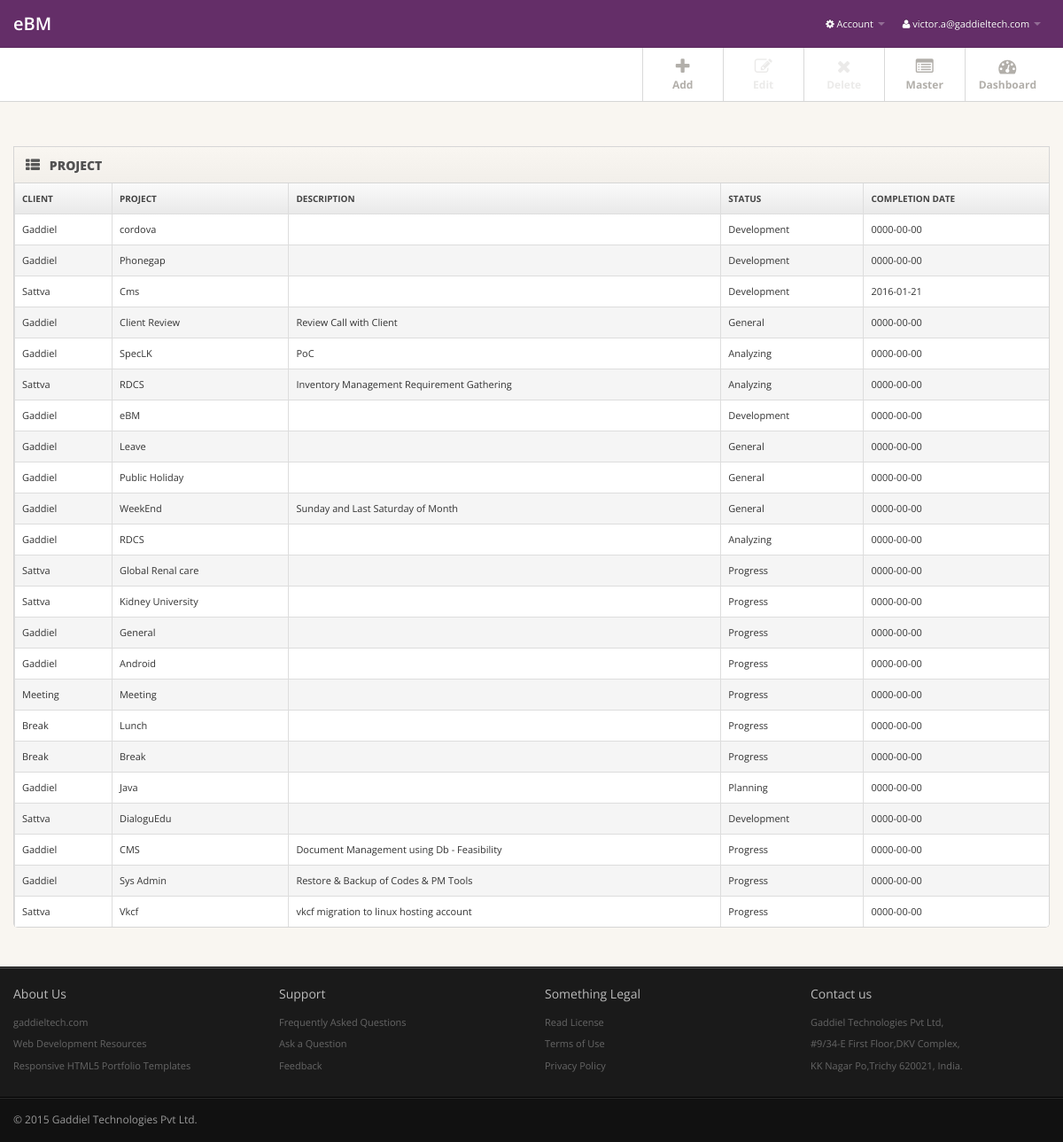
The app's page /project/project1.php (signed in) with its own data.
### tables this page shows
CREATE TABLE `ebm_client` (
  `CREATED_BY` varchar(60) NOT NULL DEFAULT '-1',
  `CREATED_DATE` date NOT NULL DEFAULT '0000-00-00',
  `UPDATED_BY` varchar(60) NOT NULL DEFAULT '-1',
  `UPDATED_DATE` timestamp NOT NULL DEFAULT CURRENT_TIMESTAMP ON UPDATE CURRENT_TIMESTAMP,
  `ID` int(10) NOT NULL AUTO_INCREMENT,
  `CLIENT_NAME` varchar(60) NOT NULL,
  `DESCRIPTION` varchar(260) DEFAULT NULL,
  UNIQUE KEY `CLIENT_NAME` (`CLIENT_NAME`),
  KEY `ID` (`ID`)
);

CREATE TABLE `ebm_project` (
  `CREATED_BY` varchar(60) NOT NULL DEFAULT '-1',
  `CREATED_DATE` date NOT NULL DEFAULT '0000-00-00',
  `UPDATED_BY` varchar(60) NOT NULL DEFAULT '-1',
  `UPDATED_DATE` timestamp NOT NULL DEFAULT CURRENT_TIMESTAMP ON UPDATE CURRENT_TIMESTAMP,
  `ID` int(10) NOT NULL AUTO_INCREMENT,
  `CLIENT_ID` int(10) NOT NULL,
  `PROJECT_NAME` varchar(60) NOT NULL,
  `DESCRIPTION` varchar(260) DEFAULT NULL,
  `STATUS_ID` int(10) NOT NULL,
  `DEADLINE` date NOT NULL,
  PRIMARY KEY (`ID`),
  KEY `CLIENT_ID` (`CLIENT_ID`),
  KEY `STATUS_ID` (`STATUS_ID`)
);

CREATE TABLE `ebm_status` (
  `CREATED_BY` varchar(60) NOT NULL DEFAULT '-1',
  `CREATED_DATE` date NOT NULL DEFAULT '0000-00-00',
  `UPDATED_BY` varchar(60) NOT NULL DEFAULT '-1',
  `UPDATED_DATE` timestamp NOT NULL DEFAULT CURRENT_TIMESTAMP ON UPDATE CURRENT_TIMESTAMP,
  `ID` int(10) NOT NULL AUTO_INCREMENT,
  `STATUS` varchar(60) NOT NULL,
  KEY `ID` (`ID`)
);

### project/project1.php (the view, shortened to what this page needs)
<?php include('../include/header.php'); ?>
<div class="subnavbar">
<div class="subnavbar-inner">
		<div class="container">
			<ul class="mainnav  pull-right">
			<li>
					<a href="#myModal" data-toggle="modal">
						<i class=" icon-plus "></i>
						<span>Add</span>
					</a>
				</li>
				<li>
					<a href="#" id="editIconIdDisable" >
						<i class="icon-edit" disabled="disabled"></i>
						<span class="txtdisable">Edit</span>
					</a>
				</li>
					<li>
						<a id="deleteIconIdDisabled" >
						<i class="icon-remove" disabled="disabled"  ></i>
						<span class="txtdisable">Delete</span>
					</a>
				</li>
                <li>
                <a  href="../dashboard/master.php" class="shortcut " >
						<i class="shortcut-icon icon-list-alt" ></i>
						<span id ="divShowId" class="shortcut-label">Master</span>
				</a>
                 </li>
				<li>
					<a href="../dashboard/dashboard.php">
						<i class="icon-dashboard"></i>
						<span>Dashboard</span>
					</a>
				</li>
			</ul>
		</div>
	</div>
</div>
<div class="main">
  <div class="main-inner">
    <div class="container">
      <div class="row">
	   <div class="span12">
	   </div>
        <div class="span12">
          <div class="widget widget-table action-table">
            <div class="widget-header"> <i class="icon-th-list"></i>
              <h3>PROJECT</h3>
            </div>
            <div class="widget-content">
              <table class="table table-bordered mytable1">
                <thead>
                  <tr>
					<th>CLIENT</th>
                    <th>PROJECT</th>
                    <th>DESCRIPTION</th>
                    <th>STATUS</th>
                    <th>COMPLETION DATE</th>
                  </tr>
                </thead>
                <tbody>
                  <?php
					$pdo = Database::connect();
					$pdo->setAttribute(PDO::ATTR_ERRMODE, PDO::ERRMODE_EXCEPTION);
					$result = $pdo->prepare("SELECT prj.ID ID,cli.CLIENT_NAME CLIENT_NAME, prj.PROJECT_NAME PROJECT_NAME, prj.DESCRIPTION DESCRIPTION,  prj.DEADLINE DEADLINE,sta.STATUS STATUS FROM ebm_client cli, ebm_project prj, ebm_status sta WHERE cli.ID=prj.CLIENT_ID AND sta.ID=prj.Status_ID ORDER BY prj.ID DESC");
					$result->execute();
					for($i=0; $row = $result->fetch(); $i++){
						?>
					<tr>
					<td><?php  echo $row['CLIENT_NAME'];?> </td>
					<td><?php  echo $row['PROJECT_NAME'];?></td>
					<td><?php  echo $row['DESCRIPTION'];?></td>
					<td><?php  echo $row['STATUS'];?></td>
					<td><?php  echo $row['DEADLINE'];?><?php } ?></td>
					</tr>
        		</tbody>
              </table>
		    </div>
          </div>
		 </div>
		</div>
    </div>
  </div>
</div>
 <?php include('../include/footer.php'); ?>

### resources/css/style.css (style rules this page uses)
body { background: #f9f6f1; font: 11px/1.7em 'Open Sans'; }
.table td { vertical-align: middle; }
.table-bordered th { background: #E9E9E9; background:-moz-linear-gradient(top, #FAFAFA 0%, #E9E9E9 100%); background:-webkit-gradient(linear, left top, left bottom, color-stop(0%,#FAFAFA), color-stop(100%,#E9E9E9)); background:-webkit-linear-gradient(top, #FAFAFA 0%,#E9E9E9 100%); background:-o-linear-gradient(top, #FAFAFA 0%,#E9E9E9 100%); background:-ms-linear-gradient(top, #FAFAFA 0%,#E9E9E9 100%); background:linear-gradient(top, #FAFAFA 0%,#E9E9E9 100%); filter: progid:DXImageTransform.Microsoft.gradient(startColorstr='#FAFAFA', endColorstr='#E9E9E9'); -ms-filter: "progid:DXImageTransform.Microsoft.gradient(startColorstr='#FAFAFA', endColorstr='#E9E9E9')"; font-size: 10px; color: #444; text-transform: uppercase; }
.subnavbar { margin-bottom: 2.5em; }
.subnavbar-inner { height: 60px; background: #fff; border-bottom: 1px solid #d6d6d6; }
.subnavbar .container > ul { display: inline-block; height: 80px; padding: 0; margin: 0; }
.subnavbar .container > ul > li { float: left; min-width: 90px; height: 60px; padding: 0; margin: 0; text-align: center; list-style: none; border-left: 1px solid #d9d9d9; }
.subnavbar .container > ul > li > a { display: block; height: 100%; padding: 0 15px; font-size: 12px; font-weight: bold; color: #b2afaa; }
.subnavbar .container > ul > li > a > i { display: inline-block; width: 24px; height: 24px; margin-top: 11px; margin-bottom: -3px; font-size: 20px; }
.subnavbar .container > ul > li > a > span { display: block; }
.main { padding-bottom: 2em; border-bottom: 1px solid #000; }
.widget { position: relative; clear: both; width: auto; margin-bottom: 2em; overflow: hidden; }
.widget-header { position: relative; height: 40px; line-height: 40px; background: #f9f6f1; background:-moz-linear-gradient(top, #f9f6f1 0%, #f2efea 100%); background:-webkit-gradient(linear, left top, left bottom, color-stop(0%,#f9f6f1), color-stop(100%,#f2efea)); background:-webkit-linear-gradient(top, #f9f6f1 0%,#f2efea 100%); background:-o-linear-gradient(top, #f9f6f1 0%,#f2efea 100%); background:-ms-linear-gradient(top, #f9f6f1 0%,#f2efea 100%); background:linear-gradient(top, #f9f6f1 0%,#f2efea 100%); filter: progid:DXImageTransform.Microsoft.gradient(startColorstr='#f9f6f1', endColorstr='#f2efea'); -ms-filter: "progid:DXImageTransform.Microsoft.gradient(startColorstr='#f9f6f1', endColorstr='#f2efea')"; border: 1px solid #d6d6d6; -webkit-background-clip: padding-box; }
.widget-header h3 { position: relative; top: 2px; left: 10px; display: inline-block; margin-right: 3em; font-size: 14px; font-weight: 800; color: #525252; line-height: 18px; text-shadow: 1px 1px 2px rgba(255,255,255,.5); }
.widget-header [class^="icon-"], .widget-header [class*=" icon-"] { display: inline-block; margin-left: 13px; margin-right: -2px; font-size: 16px; color: #555; vertical-align: middle; }
.widget-content { padding: 20px 15px 15px; background: #FFF; border: 1px solid #D5D5D5; -moz-border-radius: 5px; -webkit-border-radius: 5px; border-radius: 5px; }
.widget-header+.widget-content { border-top: none; -webkit-border-top-left-radius: 0; -webkit-border-top-right-radius: 0; -moz-border-radius-topleft: 0; -moz-border-radius-topright: 0; border-top-left-radius: 0; border-top-right-radius: 0; }
.widget-content:before, .widget-content:after { content:""; display:table; }
.widget-content:after { clear:both; }
.widget-content { zoom:1; }
.widget-table .widget-content { padding: 0; }
.widget-table .table { margin-bottom: 0; border: none; }

### records on screen
ebm_client: CLIENT_NAME "Gaddiel", ebm_project.PROJECT_NAME "cordova", ebm_status.STATUS "Development", ebm_project.DEADLINE "0000-00-00", ebm_project.PROJECT_NAME "Phonegap", ebm_project.PROJECT_NAME "Client Review", ebm_project.DESCRIPTION "Review Call with Client", ebm_status.STATUS "General", ebm_project.PROJECT_NAME "SpecLK", ebm_project.DESCRIPTION "PoC", ebm_status.STATUS "Analyzing", ebm_project.PROJECT_NAME "eBM", ebm_project.PROJECT_NAME "Leave", ebm_project.PROJECT_NAME "Public Holiday", ebm_project.PROJECT_NAME "WeekEnd", ebm_project.DESCRIPTION "Sunday and Last Saturday of Month", ebm_project.PROJECT_NAME "RDCS", ebm_project.PROJECT_NAME "General", ebm_status.STATUS "Progress", ebm_project.PROJECT_NAME "Android", ebm_project.PROJECT_NAME "Java", ebm_status.STATUS "Planning", ebm_project.PROJECT_NAME "CMS", ebm_project.DESCRIPTION "Document Management using Db - Feasibility", ebm_project.PROJECT_NAME "Sys Admin", ebm_project.DESCRIPTION "Restore & Backup of Codes & PM Tools"
ebm_client: CLIENT_NAME "Sattva", ebm_project.PROJECT_NAME "Cms", ebm_status.STATUS "Development", ebm_project.DEADLINE "2016-01-21", ebm_project.PROJECT_NAME "RDCS", ebm_project.DESCRIPTION "Inventory Management Requirement Gathering", ebm_status.STATUS "Analyzing", ebm_project.DEADLINE "0000-00-00", ebm_project.PROJECT_NAME "Global Renal care", ebm_status.STATUS "Progress", ebm_project.PROJECT_NAME "Kidney University", ebm_project.PROJECT_NAME "DialoguEdu", ebm_project.PROJECT_NAME "Vkcf", ebm_project.DESCRIPTION "vkcf migration to linux hosting account"
ebm_client: CLIENT_NAME "Meeting", ebm_project.PROJECT_NAME "Meeting", ebm_status.STATUS "Progress", ebm_project.DEADLINE "0000-00-00"
ebm_client: CLIENT_NAME "Break", ebm_project.PROJECT_NAME "Lunch", ebm_status.STATUS "Progress", ebm_project.DEADLINE "0000-00-00", ebm_project.PROJECT_NAME "Break"

### other values on screen
$_SESSION['user'] "victor.a@gaddieltech.com"
